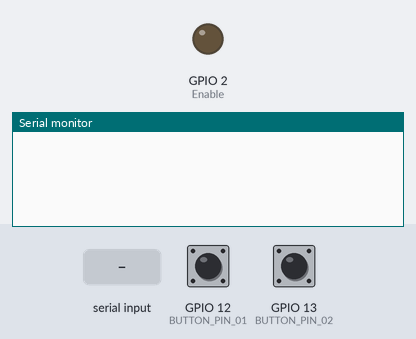
Simulated run of this sketch. Board: ESP32. Parts: output pins drawn as LEDs (lit = HIGH), the last lines printed to the serial monitor. The test bench sets the inputs (shaded band); at power-on: GPIO 12 (BUTTON_PIN_01) HIGH, GPIO 13 (BUTTON_PIN_02) HIGH.

Above: at 1.2 s.
1.3 s: GPIO 12 (BUTTON_PIN_01) pulled LOW for 0.15 s
At 2.6 s:
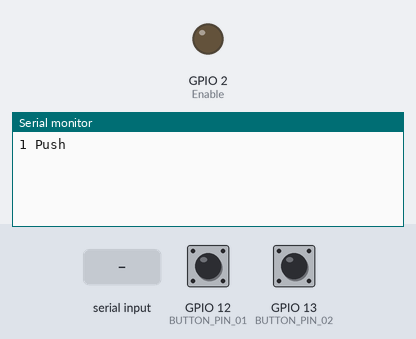
2.9 s: "1" received over the second serial link
At 4.7 s:
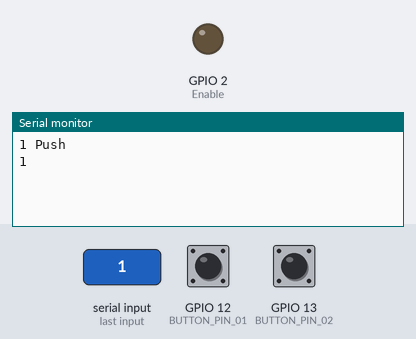

Measured:
- after the input at 1.3 s, the serial monitor: prints a new line after 0.10 s (image 1)
- after the input at 2.9 s, the serial monitor: prints a new line after 1.0 s (image 2)

The sketch:

UART_TestA_1.1.0.ino
```cpp
#include <Arduino.h>
#include <string.h>
#include <HardwareSerial.h>
HardwareSerial SerialPort(2);

int slave_1_id = 1;
int slave_2_id = 2;

const int BUTTON_PIN_01 = 12;
const int BUTTON_PIN_02 = 13;
const int Enable =  2;

void setup() {
  Serial.begin(115200);
  SerialPort.begin(115200, SERIAL_8N1, 16, 17);
  //SerialPort.setTimeout(250);
  pinMode(Enable, OUTPUT);
  digitalWrite(Enable, LOW);
  pinMode(BUTTON_PIN_01, INPUT_PULLUP);
  pinMode(BUTTON_PIN_02, INPUT_PULLUP);
}

void loop() {
     /* Master Program  */
     if(digitalRead(BUTTON_PIN_01) == 0){
      delay(100);
      digitalWrite(Enable, HIGH);
      SerialPort.print(slave_1_id);
      SerialPort.print("ON");
      SerialPort.flush();
      digitalWrite(Enable, LOW);
      Serial.println("1 Push");
      //digitalWrite(BUTTON_PIN_01, HIGH);
     }


      if(digitalRead(BUTTON_PIN_02) == 0){
        delay(100);
        digitalWrite(Enable, HIGH);
        SerialPort.print(slave_2_id);
        SerialPort.print("ON");
        SerialPort.flush();
        digitalWrite(Enable, LOW);
        Serial.println("2 Push");
      }

      if(SerialPort.available()){
        Serial.println(SerialPort.readString());
      }
      delay(100);

  }
```
